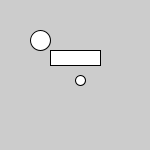
Frame 1 (no input)
Frame 60 (the mouse pressed at the canvas centre just before this capture): identical to frame 1, image omitted
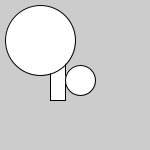
Frame 120 (the mouse held since frame 60 and released just before this capture)

The Processing sketch that drew these frames (run headless with seeded random() and noise(); from frame 60 on, the mouse is pressed at the canvas centre):

// Processing sketch: Exercise_23_2
// ── Exercise_23_2.pde
//. Invent three unique shapes that behave differently in relation to the mouse. Each
//shape’s behavior should change when the mouse is pressed. Relate the form of
//each shape to its behavior.


void setup() { 
  size(150, 150);
}
void draw() { 
  background(204);
  if (mousePressed == true) {
    fill(255);
    rect(50, 50, 15, 50);
    ellipse(80, 80, 30, 30);
    ellipse(40, 40, 70, 70);
  } else {
    fill(255);
    rect(50, 50, 50, 15);
    ellipse(80, 80, 10, 10);
    ellipse(40, 40, 20, 20);
  }
 
}
